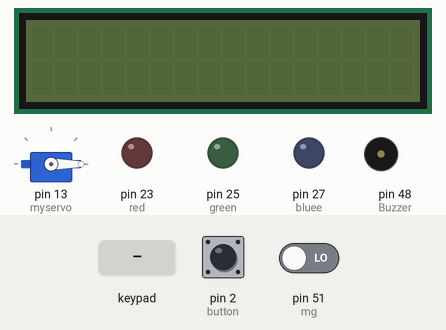
This sketch was run on a simulated Arduino Mega 2560, built with avr-gcc and run on an emulated ATmega2560. Parts: servo, 16×2 character LCD, output pins drawn as LEDs (lit = HIGH), buzzer (waves = sounding). Inputs (shaded band) come from the test bench; at power-on: pin 2 (button) LOW, pin 51 (mg) LOW. The modem accepts every AT command (registered, SIM ready, sends succeed) and sends nothing else; what the sketch prints to the serial monitor is not drawn.

Above: at 12.7 s.
12.8 s: keypad keys 7 6 5 4 # pressed 0.4 s apart
At 15.7 s:
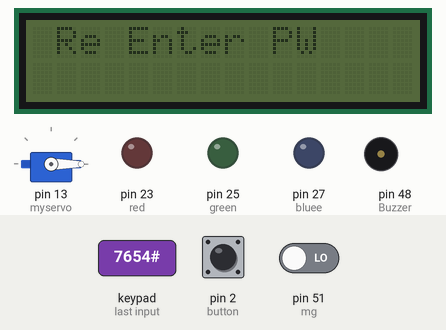
16.3 s: pin 2 (button) pulled HIGH for 0.15 s
At 19.5 s:
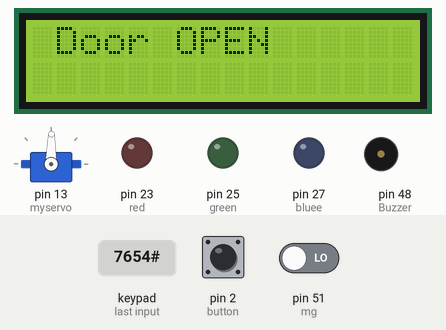
20.0 s: key '#' pressed
23.0 s: keypad keys 7 6 5 4 * pressed 0.4 s apart
At 26.3 s:
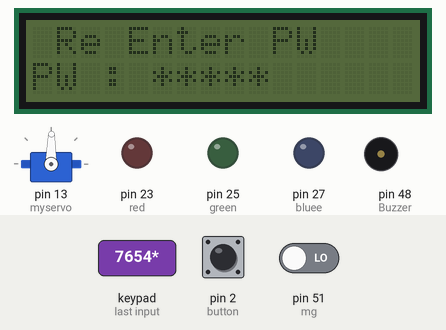
26.5 s: pin 51 (mg) driven HIGH
At 29.1 s:
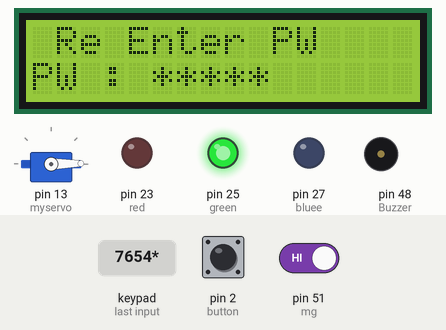
29.2 s: key '1' pressed
At 35.6 s:
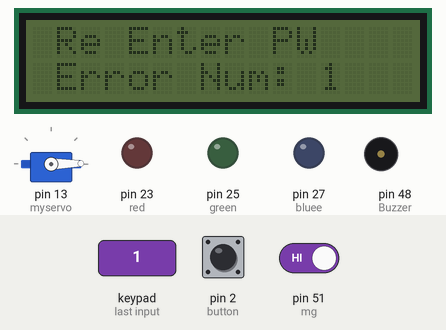
Timing chart, 0 to 35.9 s (numbered marks = the images above; inputs shaded):
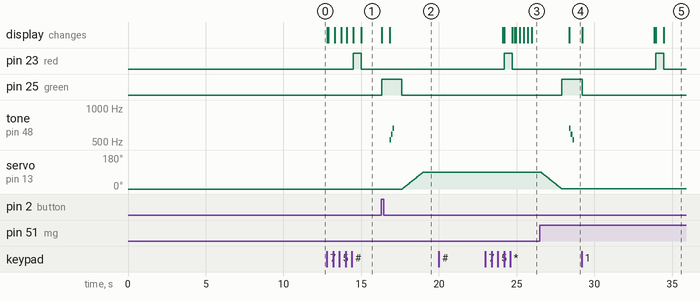

The sketch:

doorlock.ino
```cpp
#include <SoftwareSerial.h>
#include <Keypad.h>
#include <Servo.h>
#include <LiquidCrystal_I2C.h>

SoftwareSerial blue(11, 12); //bluetooth

String ssid = "-";
String PASSWORD = "-";
String host = "-"; // 서버

char PW[7];
int index = 0;
int count = 0;
int tru = 0;
int pos = 0;
int error = 0;
int Buzzer = 48;
int mg = 51;
int button = 2;
String state;

int red = 23;
int green = 25;
int bluee = 27;

const byte ROWS = 4; // 행
const byte COLS = 3; // 열

char keys[ROWS][COLS]={
  {'1','2','3'},
  {'4','5','6'},
  {'7','8','9'},
  {'*','0','#'},
};

byte rowPins[ROWS]={7,6,5,4};
byte colPins[COLS]={10,9,8};
//키패드에 연결된 핀번호 설정(데이터시트 참고)

LiquidCrystal_I2C lcd(0x27, 16, 2);
Servo myservo;
Keypad keypad = Keypad(makeKeymap(keys),rowPins,colPins,ROWS,COLS);

void connectWifi()
{
  String join ="AT+CWJAP=\""+ssid+"\",\""+PASSWORD+"\"";

  Serial3.println("AT+CWMODE=1");
  delay(500);
  while(Serial3.available()){
    Serial.write(Serial3.read());
  }

  Serial3.println("AT+CIPMUX=0");
  delay(500);
  while(Serial3.available()){
    Serial.write(Serial3.read());
  }

  Serial.println("Connect WiFi");
  Serial3.println(join);
  delay(5000);

  if(Serial3.find("OK"))
  {
    Serial.print("WiFi Connect\n");
  }
  else
  {
    Serial.println("Connect Timeout\n");
  }
  delay(5000);

  while(Serial3.available()){
    Serial.write(Serial3.read());
  }
}

void httpclient(String char_input)
{
  delay(100);
  Serial.println("Connect TCP...");
  Serial3.println("AT+CIPSTART=\"TCP\",\""+host+"\",8283");
  delay(500);

  if(Serial.find("ERROR")) return;

  Serial.println("Send Data");

  String url= char_input;
  String cmd= "GET /capd/joljac.php?state="+url+" HTTP/1.0\r\n\r\n";

  Serial3.print("AT+CIPSEND=");
  Serial3.println(cmd.length());
  Serial.print("AT+CIPSEND=");
  Serial.println(cmd.length());

  if(Serial3.find(">"))
  {
    Serial.print(">");
  }
  else
  {
    Serial3.println("AT+CIPCLOSE");
    Serial.println("Connect Timeout");
    delay(500);
    return;
  }
  delay(500);

  Serial3.println(cmd);
  Serial.println(cmd);
  delay(500);

  if(Serial.find("ERROR")) return;

}

void setup(void)
{
  Serial.begin(9600);
  blue.begin(9600);
  Serial3.begin(9600);

  myservo.attach(13);
  myservo.write(pos);

  lcd.init();
  lcd.noBacklight();

  pinMode(mg, INPUT);
  pinMode(Buzzer, OUTPUT);
  pinMode(button,INPUT);

  pinMode(red, OUTPUT);
  pinMode(green, OUTPUT);
  pinMode(bluee, OUTPUT);

  connectWifi();
  delay(500);

}

void loop(void)
{
  int a = digitalRead(mg); // 마그네틱 도어센서 읽어서 저장
  if(a == HIGH) // 마그네틱 도어센서가 서로 가까우면
  {
    if(pos == 90) // 문이 열려있는 상태이면
    {
      for (pos = 90; pos > 0; pos -= 1)
     {
       myservo.write(pos);
       delay(15);
      }

    digitalWrite(green, HIGH);
    delay(500);

    lcd.backlight();

    tone(Buzzer, 659);
    delay(100);
    tone(Buzzer, 587);
    delay(100);
    tone(Buzzer, 523);
    delay(100);
    noTone(Buzzer);
    delay(500);

    lcd.clear();
    lcd.setCursor(0,0);
    lcd.print(" Door CLOSE ");

    digitalWrite(green, LOW);

    blue.write("close");
    state = "close";
    String str_output = String(state);
    delay(500);
    httpclient(str_output);
    delay(500);

    lcd.clear();
    lcd.noBacklight();

    }
  }

  while(blue.available())
  {
    digitalWrite(bluee, HIGH);
    delay(500);

    lcd.backlight();

    char receivechar = (char)blue.read();
    PW[index] = receivechar;
    index++;

    lcd.setCursor(0,0);
    lcd.print(" Enter PW ");
    delay(50);

    digitalWrite(bluee, LOW);
  }

  if (PW[index] == '\0')
  {
    if (index == 6)
    {
      Serial.println(index);
      Serial.println(PW);
    }
  }
  index= 0;
  delay(50);

  char key = keypad.getKey();

  if(key) // key 값이 들어오면
  {
    lcd.setCursor(0,1);
    lcd.print("PW : ");
    delay(50);

    Serial.print(key);

    if(key==PW[count])
    {
      if(count>0)
      {
        lcd.setCursor(4+count,1);
        lcd.print('*');
      }
      lcd.setCursor(5+count,1);
      lcd.print(key);

      count++;
      tru++;
    }
    else if(key!=PW[count])
    {
      if(count>0)
      {
        lcd.setCursor(4+count,1);
        lcd.print('*');
      }
      lcd.setCursor(5+count,1);
      lcd.print(key);

      count++;
    }

    if(key=='#')
    {
      re();
    }

    if(count==6)
    {
      if(tru==6)
      {
        Su();

        lcd.clear();
        lcd.noBacklight();
      }
      else
      {
        Fa();
      }
    }
  }


  int b = digitalRead(button);// 버튼 읽어서 저장
  if(b==HIGH)//버튼을 누르면
  {
    lcd.clear();
    lcd.backlight();

    Su();
    delay(500);

    lcd.clear();
    lcd.noBacklight();
  }

}

void Su()
{
  digitalWrite(green, HIGH);
  delay(500);

  lcd.clear();
  lcd.setCursor(0,0);
  lcd.print(" Door OPEN ");

  tone(Buzzer, 523);
  delay(100);
  tone(Buzzer, 587);
  delay(100);
  tone(Buzzer, 659);
  delay(100);
  noTone(Buzzer);
  delay(500);

  digitalWrite(green, LOW);

  for (pos = 0; pos < 90; pos += 1)
  {
    myservo.write(pos);
    delay(15);
  }

  Serial.println(" 열림");

  blue.write("open");
  state = "open";
  String str_output = String(state);
  delay(500);
  httpclient(str_output);
  delay(500);

  error=0;
  for(int i=0; i<7; i++)
  {
    PW[i]=0;
  } // 열리면 번호 버리기

  tru=0;
  count=0;
  index= 0;
}

void Fa()
{
  Serial.println(" 번호 오류");

  digitalWrite(red, HIGH);
  delay(500);
  digitalWrite(red, LOW);

  lcd.setCursor(0,0);
  lcd.print(" Re Enter PW ");

  error++;

  lcd.setCursor(0,1);
  lcd.print(" Error Num: ");
  lcd.setCursor(12,1);
  lcd.print(error);
  delay(5000);

  lcd.clear();
  lcd.setCursor(0,1);
  lcd.print("PW : ");
  delay(50);

  if(error==3)
  {
    lcd.clear();
    blue.write("error");
    state = "error";
    String str_output = String(state);
    delay(500);
    httpclient(str_output);
    delay(500);

    Serial.println(" 번호를 다시 받으세요.");

    lcd.clear();
    lcd.setCursor(0,0);
    lcd.print(" New PW ");

    for(int i=0; i<7; i++)
    {
    PW[i]=0;
    } // 번호 버리기
    error=0;
  }

  tru=0;
  count=0;
}

void re()
{
  tru=0;
  count=0;
  Serial.println("번호 초기화");

  digitalWrite(red, HIGH);
  delay(500);

  lcd.clear();
  lcd.setCursor(0,0);
  lcd.print(" Re Enter PW ");

  digitalWrite(red, LOW);
}
```

Measured:
- after the input at 12.8 s, pin 23 (red): LOW → HIGH after 1.7 s, → LOW 0.52 s later; the display: first changes at once (image 1 shows a later state)
- after the input at 16.3 s, pin 25 (green): LOW → HIGH at once, → LOW 1.3 s later; tone on pin 48 (Buzzer): silent → 523 Hz after 0.53 s, → 587 Hz 0.10 s later, → 659 Hz 0.10 s later, → silent 0.10 s later; servo on pin 13 (myservo): moves from 0° to 89° over 1.3 s, starting after 1.4 s; the display: first changes at once (image 2 shows a later state)
- after the input at 20.0 s, every drawn part: stays the same
- after the input at 23.0 s, the display: first differs from a run without the input after 1.9 s (image 3 shows a later state)
- after the input at 26.5 s, pin 25 (green): LOW → HIGH after 1.4 s; tone on pin 48 (Buzzer): silent → 659 Hz after 1.9 s, → 587 Hz 0.10 s later, → 523 Hz 0.10 s later, → silent 0.10 s later; the display: changes after 1.9 s (image 4)
- after the input at 29.2 s, pin 23 (red): LOW → HIGH after 4.8 s, → LOW 0.50 s later; the display: first differs from a run without the input after 4.7 s (image 5 shows a later state)
